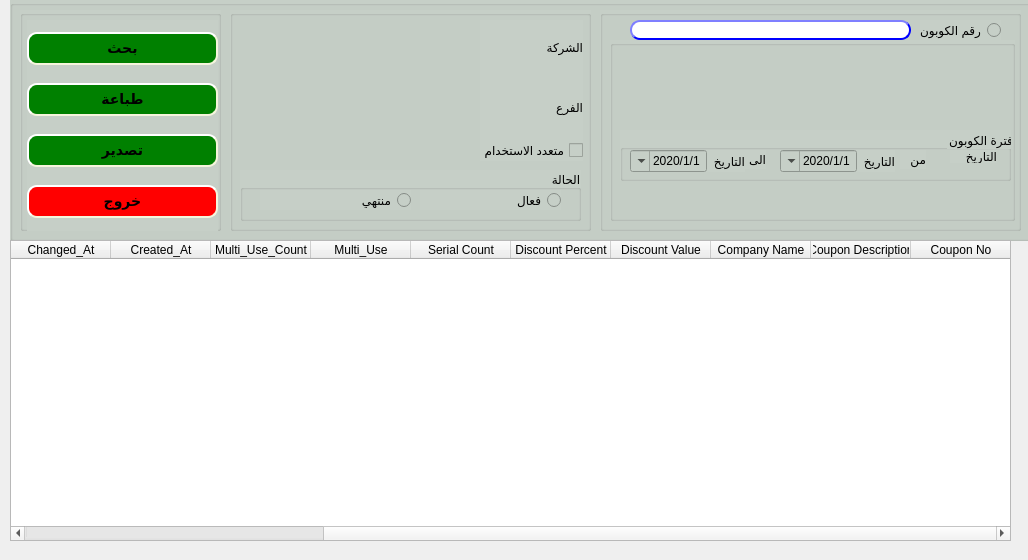
<?xml version="1.0" encoding="UTF-8"?>
<ui version="4.0">
 <class>QForm_prom_display</class>
 <widget class="QWidget" name="QForm_prom_display">
  <property name="geometry">
   <rect>
    <x>0</x>
    <y>0</y>
    <width>1028</width>
    <height>560</height>
   </rect>
  </property>
  <property name="minimumSize">
   <size>
    <width>1028</width>
    <height>560</height>
   </size>
  </property>
  <property name="maximumSize">
   <size>
    <width>1028</width>
    <height>560</height>
   </size>
  </property>
  <property name="windowTitle">
   <string>استعلام عن العروض</string>
  </property>
  <property name="toolTip">
   <string/>
  </property>
  <property name="layoutDirection">
   <enum>Qt::RightToLeft</enum>
  </property>
  <widget class="QWidget" name="gridLayoutWidget">
   <property name="geometry">
    <rect>
     <x>190</x>
     <y>70</y>
     <width>2</width>
     <height>2</height>
    </rect>
   </property>
   <layout class="QGridLayout" name="gridLayout_2"/>
  </widget>
  <widget class="QGroupBox" name="groupBox">
   <property name="geometry">
    <rect>
     <x>10</x>
     <y>0</y>
     <width>1031</width>
     <height>241</height>
    </rect>
   </property>
   <property name="font">
    <font>
     <pointsize>10</pointsize>
     <weight>50</weight>
     <bold>false</bold>
    </font>
   </property>
   <property name="layoutDirection">
    <enum>Qt::LeftToRight</enum>
   </property>
   <property name="styleSheet">
    <string notr="true">
                    background-color: rgb(198, 207, 199);
                </string>
   </property>
   <property name="title">
    <string/>
   </property>
   <widget class="QGroupBox" name="groupBox_3">
    <property name="enabled">
     <bool>true</bool>
    </property>
    <property name="geometry">
     <rect>
      <x>220</x>
      <y>10</y>
      <width>361</width>
      <height>221</height>
     </rect>
    </property>
    <property name="title">
     <string/>
    </property>
    <widget class="QWidget" name="layoutWidget">
     <property name="geometry">
      <rect>
       <x>250</x>
       <y>10</y>
       <width>103</width>
       <height>141</height>
      </rect>
     </property>
     <layout class="QVBoxLayout" name="verticalLayout_2">
      <item>
       <widget class="QLabel" name="label_4">
        <property name="text">
         <string>الشركة</string>
        </property>
       </widget>
      </item>
      <item>
       <widget class="QLabel" name="label_11">
        <property name="text">
         <string>الفرع</string>
        </property>
       </widget>
      </item>
      <item>
       <widget class="QCheckBox" name="QcheckBox_multi">
        <property name="layoutDirection">
         <enum>Qt::RightToLeft</enum>
        </property>
        <property name="text">
         <string>متعدد الاستخدام</string>
        </property>
       </widget>
      </item>
     </layout>
    </widget>
    <widget class="QGroupBox" name="groupBox_6">
     <property name="geometry">
      <rect>
       <x>10</x>
       <y>160</y>
       <width>341</width>
       <height>51</height>
      </rect>
     </property>
     <property name="layoutDirection">
      <enum>Qt::RightToLeft</enum>
     </property>
     <property name="title">
      <string>الحالة</string>
     </property>
     <widget class="QRadioButton" name="radioBtnPromActive">
      <property name="geometry">
       <rect>
        <x>180</x>
        <y>20</y>
        <width>141</width>
        <height>20</height>
       </rect>
      </property>
      <property name="text">
       <string>فعال</string>
      </property>
     </widget>
     <widget class="QRadioButton" name="radioBtnPromExpired">
      <property name="geometry">
       <rect>
        <x>20</x>
        <y>20</y>
        <width>151</width>
        <height>20</height>
       </rect>
      </property>
      <property name="text">
       <string>منتهي</string>
      </property>
     </widget>
    </widget>
    <widget class="QComboBox" name="CMB_level4">
     <property name="geometry">
      <rect>
       <x>-90</x>
       <y>110</y>
       <width>81</width>
       <height>20</height>
      </rect>
     </property>
    </widget>
   </widget>
   <widget class="QGroupBox" name="groupBox_5">
    <property name="geometry">
     <rect>
      <x>590</x>
      <y>10</y>
      <width>421</width>
      <height>221</height>
     </rect>
    </property>
    <property name="layoutDirection">
     <enum>Qt::RightToLeft</enum>
    </property>
    <property name="title">
     <string/>
    </property>
    <widget class="QLineEdit" name="Qline_promotion">
     <property name="geometry">
      <rect>
       <x>30</x>
       <y>10</y>
       <width>281</width>
       <height>20</height>
      </rect>
     </property>
     <property name="styleSheet">
      <string notr="true">QLineEdit{
                                        background-color: white;
                                        border-style: outset;
                                        border-width: 2px;
                                        border-radius: 10px;
                                        border-color: blue;
                                        min-width: 6em;
                                        }
                                        QLineEdit:hover {
                                        background: qradialgradient(
                                        cx: 0.3, cy: -0.4, fx: 0.3, fy: -0.4,
                                        radius: 1.35, stop: 0 #fff, stop: 1 #bbb
                                        );
                                        }
                                       QLineEdit:pressed {
                                        border-style: inset;
                                        background: qradialgradient(
                                        cx: 0.4, cy: -0.1, fx: 0.4, fy: -0.1,
                                        radius: 1.35, stop: 0 #fff, stop: 1 #ddd
                                        );
                                        }
                                    </string>
     </property>
    </widget>
    <widget class="QGroupBox" name="QgroupBox_prom">
     <property name="enabled">
      <bool>true</bool>
     </property>
     <property name="geometry">
      <rect>
       <x>10</x>
       <y>30</y>
       <width>405</width>
       <height>181</height>
      </rect>
     </property>
     <property name="title">
      <string/>
     </property>
     <widget class="QGroupBox" name="groupBox_2">
      <property name="enabled">
       <bool>true</bool>
      </property>
      <property name="geometry">
       <rect>
        <x>10</x>
        <y>90</y>
        <width>391</width>
        <height>51</height>
       </rect>
      </property>
      <property name="layoutDirection">
       <enum>Qt::RightToLeft</enum>
      </property>
      <property name="title">
       <string>فترة الكوبون</string>
      </property>
      <widget class="QWidget" name="layoutWidget_2">
       <property name="geometry">
        <rect>
         <x>160</x>
         <y>20</y>
         <width>115</width>
         <height>22</height>
        </rect>
       </property>
       <layout class="QHBoxLayout" name="horizontalLayout">
        <item>
         <widget class="QLabel" name="label_3">
          <property name="text">
           <string>التاريخ</string>
          </property>
         </widget>
        </item>
        <item>
         <widget class="QDateTimeEdit" name="Qdate_from">
          <property name="layoutDirection">
           <enum>Qt::RightToLeft</enum>
          </property>
          <property name="minimumDateTime">
           <datetime>
            <hour>0</hour>
            <minute>0</minute>
            <second>0</second>
            <year>2020</year>
            <month>1</month>
            <day>1</day>
           </datetime>
          </property>
          <property name="displayFormat">
           <string>d/M/yyyy</string>
          </property>
          <property name="calendarPopup">
           <bool>true</bool>
          </property>
         </widget>
        </item>
       </layout>
      </widget>
      <widget class="QLabel" name="label_9">
       <property name="geometry">
        <rect>
         <x>280</x>
         <y>20</y>
         <width>26</width>
         <height>19</height>
        </rect>
       </property>
       <property name="text">
        <string>من</string>
       </property>
      </widget>
      <widget class="QLabel" name="label_10">
       <property name="geometry">
        <rect>
         <x>120</x>
         <y>20</y>
         <width>26</width>
         <height>19</height>
        </rect>
       </property>
       <property name="text">
        <string>الى</string>
       </property>
      </widget>
      <widget class="QWidget" name="layoutWidget_3">
       <property name="geometry">
        <rect>
         <x>10</x>
         <y>20</y>
         <width>115</width>
         <height>22</height>
        </rect>
       </property>
       <layout class="QHBoxLayout" name="horizontalLayout_2">
        <item>
         <widget class="QLabel" name="label_8">
          <property name="text">
           <string>التاريخ</string>
          </property>
         </widget>
        </item>
        <item>
         <widget class="QDateTimeEdit" name="Qdate_to">
          <property name="minimumDateTime">
           <datetime>
            <hour>0</hour>
            <minute>0</minute>
            <second>0</second>
            <year>2020</year>
            <month>1</month>
            <day>1</day>
           </datetime>
          </property>
          <property name="displayFormat">
           <string>d/M/yyyy</string>
          </property>
          <property name="calendarPopup">
           <bool>true</bool>
          </property>
         </widget>
        </item>
       </layout>
      </widget>
      <widget class="QLabel" name="label">
       <property name="geometry">
        <rect>
         <x>330</x>
         <y>20</y>
         <width>47</width>
         <height>13</height>
        </rect>
       </property>
       <property name="text">
        <string>التاريخ</string>
       </property>
      </widget>
     </widget>
    </widget>
    <widget class="QRadioButton" name="radioBtnPromNum">
     <property name="geometry">
      <rect>
       <x>320</x>
       <y>10</y>
       <width>81</width>
       <height>20</height>
      </rect>
     </property>
     <property name="layoutDirection">
      <enum>Qt::RightToLeft</enum>
     </property>
     <property name="text">
      <string>رقم الكوبون</string>
     </property>
     <property name="checkable">
      <bool>true</bool>
     </property>
     <property name="checked">
      <bool>false</bool>
     </property>
    </widget>
   </widget>
   <widget class="QGroupBox" name="groupBox_8">
    <property name="geometry">
     <rect>
      <x>10</x>
      <y>10</y>
      <width>201</width>
      <height>221</height>
     </rect>
    </property>
    <property name="title">
     <string/>
    </property>
    <widget class="QWidget" name="layoutWidget">
     <property name="geometry">
      <rect>
       <x>7</x>
       <y>10</y>
       <width>191</width>
       <height>211</height>
      </rect>
     </property>
     <layout class="QVBoxLayout" name="verticalLayout">
      <item>
       <widget class="QPushButton" name="Qbtn_search">
        <property name="enabled">
         <bool>true</bool>
        </property>
        <property name="sizePolicy">
         <sizepolicy hsizetype="Preferred" vsizetype="Fixed">
          <horstretch>0</horstretch>
          <verstretch>0</verstretch>
         </sizepolicy>
        </property>
        <property name="styleSheet">
         <string notr="true">QPushButton{background-color: green;
                                        border-style: outset;
                                        border-width: 2px;
                                        border-radius: 10px;
                                        border-color: beige;
                                        font: bold 14px;
                                        min-width: 10em;
                                        padding: 6px;}
                                        QPushButton:hover {
                                        background: qradialgradient(
                                        cx: 0.3, cy: -0.4, fx: 0.3, fy: -0.4,
                                        radius: 1.35, stop: 0 #fff, stop: 1 #bbb
                                        );
                                        }
                                        QPushButton:pressed {
                                        border-style: inset;
                                        background: qradialgradient(
                                        cx: 0.4, cy: -0.1, fx: 0.4, fy: -0.1,
                                        radius: 1.35, stop: 0 #fff, stop: 1 #ddd
                                        );
                                        }
                                    </string>
        </property>
        <property name="text">
         <string>بحث</string>
        </property>
       </widget>
      </item>
      <item>
       <widget class="QPushButton" name="Qbtn_print">
        <property name="sizePolicy">
         <sizepolicy hsizetype="Preferred" vsizetype="Fixed">
          <horstretch>0</horstretch>
          <verstretch>0</verstretch>
         </sizepolicy>
        </property>
        <property name="styleSheet">
         <string notr="true">QPushButton{background-color: green;
                                        border-style: outset;
                                        border-width: 2px;
                                        border-radius: 10px;
                                        border-color: beige;
                                        font: bold 14px;
                                        min-width: 10em;
                                        padding: 6px;}
                                        QPushButton:hover {
                                        background: qradialgradient(
                                        cx: 0.3, cy: -0.4, fx: 0.3, fy: -0.4,
                                        radius: 1.35, stop: 0 #fff, stop: 1 #bbb
                                        );
                                        }
                                        QPushButton:pressed {
                                        border-style: inset;
                                        background: qradialgradient(
                                        cx: 0.4, cy: -0.1, fx: 0.4, fy: -0.1,
                                        radius: 1.35, stop: 0 #fff, stop: 1 #ddd
                                        );
                                        }
                                    </string>
        </property>
        <property name="text">
         <string>طباعة</string>
        </property>
       </widget>
      </item>
      <item>
       <widget class="QPushButton" name="Qbtn_exprot">
        <property name="sizePolicy">
         <sizepolicy hsizetype="Preferred" vsizetype="Fixed">
          <horstretch>0</horstretch>
          <verstretch>0</verstretch>
         </sizepolicy>
        </property>
        <property name="font">
         <font>
          <pointsize>-1</pointsize>
          <weight>75</weight>
          <italic>false</italic>
          <bold>true</bold>
         </font>
        </property>
        <property name="styleSheet">
         <string notr="true">QPushButton{background-color: green;
                                        border-style: outset;
                                        border-width: 2px;
                                        border-radius: 10px;
                                        border-color: beige;
                                        font: bold 14px;
                                        min-width: 10em;
                                        padding: 6px;}
                                        QPushButton:hover {
                                        background: qradialgradient(
                                        cx: 0.3, cy: -0.4, fx: 0.3, fy: -0.4,
                                        radius: 1.35, stop: 0 #fff, stop: 1 #bbb
                                        );
                                        }
                                        QPushButton:pressed {
                                        border-style: inset;
                                        background: qradialgradient(
                                        cx: 0.4, cy: -0.1, fx: 0.4, fy: -0.1,
                                        radius: 1.35, stop: 0 #fff, stop: 1 #ddd
                                        );
                                        }
                                    </string>
        </property>
        <property name="text">
         <string>تصدير</string>
        </property>
       </widget>
      </item>
      <item>
       <widget class="QPushButton" name="Qbtn_exit">
        <property name="sizePolicy">
         <sizepolicy hsizetype="Preferred" vsizetype="Fixed">
          <horstretch>0</horstretch>
          <verstretch>0</verstretch>
         </sizepolicy>
        </property>
        <property name="font">
         <font>
          <pointsize>-1</pointsize>
          <weight>75</weight>
          <italic>false</italic>
          <bold>true</bold>
         </font>
        </property>
        <property name="styleSheet">
         <string notr="true">QPushButton{background-color: red;
                                        border-style: outset;
                                        border-width: 2px;
                                        border-radius: 10px;
                                        border-color: beige;
                                        font: bold 14px;
                                        min-width: 10em;
                                        padding: 6px;}
                                        QPushButton:hover {
                                        background: qradialgradient(
                                        cx: 0.3, cy: -0.4, fx: 0.3, fy: -0.4,
                                        radius: 1.35, stop: 0 #fff, stop: 1 #bbb
                                        );
                                        }
                                        QPushButton:pressed {
                                        border-style: inset;
                                        background: qradialgradient(
                                        cx: 0.4, cy: -0.1, fx: 0.4, fy: -0.1,
                                        radius: 1.35, stop: 0 #fff, stop: 1 #ddd
                                        );
                                        }
                                    </string>
        </property>
        <property name="text">
         <string>خروج</string>
        </property>
       </widget>
      </item>
     </layout>
    </widget>
   </widget>
   <zorder>groupBox_5</zorder>
   <zorder>groupBox_8</zorder>
   <zorder>groupBox_3</zorder>
  </widget>
  <widget class="QWidget" name="gridLayoutWidget_4">
   <property name="geometry">
    <rect>
     <x>10</x>
     <y>240</y>
     <width>1001</width>
     <height>301</height>
    </rect>
   </property>
   <layout class="QGridLayout" name="gridLayout_7">
    <item row="0" column="0">
     <widget class="QTableWidget" name="Qtable_promotion">
      <property name="styleSheet">
       <string notr="true"/>
      </property>
      <property name="columnCount">
       <number>13</number>
      </property>
      <column>
       <property name="text">
        <string>Coupon No</string>
       </property>
      </column>
      <column>
       <property name="text">
        <string>Coupon Description</string>
       </property>
      </column>
      <column>
       <property name="text">
        <string>Company Name</string>
       </property>
      </column>
      <column>
       <property name="text">
        <string>Discount Value</string>
       </property>
      </column>
      <column>
       <property name="text">
        <string>Discount Percent</string>
       </property>
      </column>
      <column>
       <property name="text">
        <string>Serial Count</string>
       </property>
      </column>
      <column>
       <property name="text">
        <string>Multi_Use</string>
       </property>
      </column>
      <column>
       <property name="text">
        <string>Multi_Use_Count</string>
       </property>
      </column>
      <column>
       <property name="text">
        <string>Created_At</string>
       </property>
      </column>
      <column>
       <property name="text">
        <string>Changed_At</string>
       </property>
      </column>
      <column>
       <property name="text">
        <string>Valid_From</string>
       </property>
      </column>
      <column>
       <property name="text">
        <string>Valid_To</string>
       </property>
      </column>
      <column>
       <property name="text">
        <string>Status</string>
       </property>
      </column>
     </widget>
    </item>
   </layout>
  </widget>
 </widget>
 <resources/>
 <connections/>
</ui>
